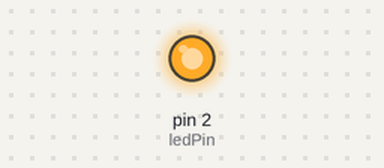
A sketch run on a simulated Arduino Uno, built with avr-gcc and run on an emulated ATmega328P. Shown: output pins drawn as LEDs (lit = HIGH).

Above: at 0.1 s.
At 39.65 s:
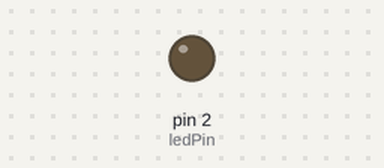
Timing chart, 0 to 40.0 s (numbered marks = the images above):
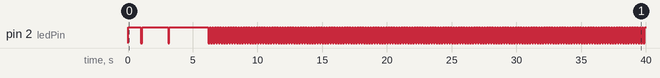

The sketch:

jb1.2.ino
```cpp
const int ledPin = 2;  // GPIO pin yang akan digunakan untuk LED
int interval = 1000;   // Interval awal 1 detik

void setup() {
  pinMode(ledPin, OUTPUT);
}

void loop() {
  digitalWrite(ledPin, HIGH); // Nyalakan LED
  delay(interval);            // Tunggu sesuai interval

  digitalWrite(ledPin, LOW);  // Matikan LED
  delay(100);                 // Tunggu sebentar setelah LED mati

  // Ganti interval sesuai dengan kebutuhan
  if (interval == 1000) {
    interval = 2000;  // Ubah ke interval 2 detik
  } else if (interval == 2000) {
    interval = 3000;  // Ubah ke interval 3 detik
  } else {
    interval = 100;   // Kembali ke interval 100ms
  }
}
```

Measured:
- by itself, pin 2 (ledPin): LOW → HIGH at 0.00 s, → LOW 1.0 s later, → HIGH 0.10 s later, → LOW 2.0 s later, … (343 changes in this stretch)
